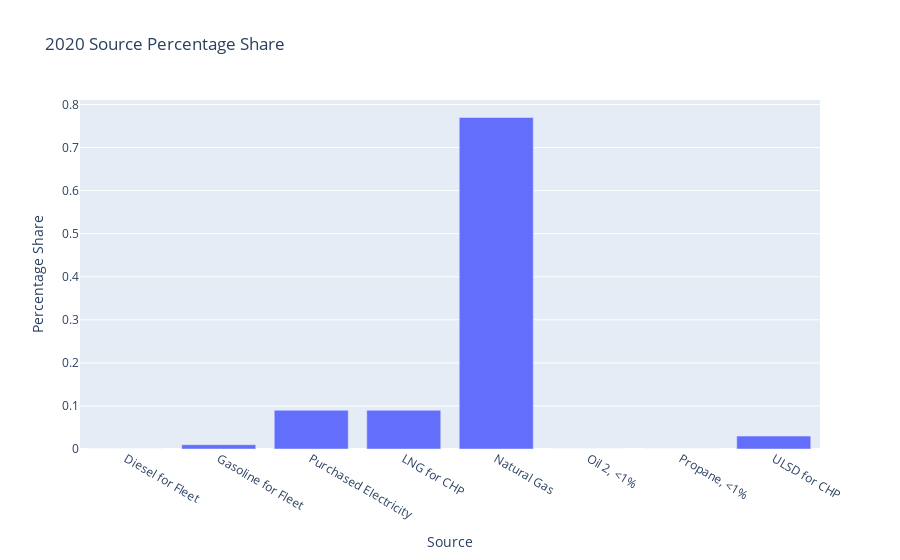

The code cell stored with this chart in its notebook:
### Code cell
perc20_graph = go.Figure()
perc20_graph.add_trace(go.Bar(x=UMA20['Source'], y=UMA20['2020 Percent Share']))
perc20_graph.update_layout(title='2020 Source Percentage Share', xaxis_title='Source', yaxis_title='Percentage Share')

### Figure 1 — Plotly figure (JSON) as saved in the notebook; plotly's stock layout.template omitted (floating-point values rounded to 4 significant figures)
{"data": [{"type": "bar", "x": ["Diesel for Fleet", "Gasoline for Fleet", "Purchased Electricity", "LNG for CHP", "Natural Gas", "Oil 2, <1%", "Propane, <1%", "ULSD for CHP"], "y": [0, 0.01, 0.09, 0.09, 0.77, 0, 0, 0.03]}], "layout": {"title": {"text": "2020 Source Percentage Share"}, "xaxis": {"title": {"text": "Source"}}, "yaxis": {"title": {"text": "Percentage Share"}}}}
